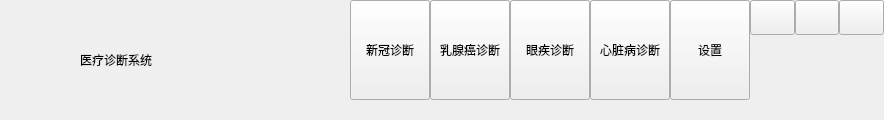
     <widget class="QWidget" name="widgetTitle" native="true">
      <property name="maximumSize">
       <size>
        <width>16777215</width>
        <height>100</height>
       </size>
      </property>
      <layout class="QGridLayout" name="gridLayout_2">
       <property name="leftMargin">
        <number>0</number>
       </property>
       <property name="topMargin">
        <number>0</number>
       </property>
       <property name="rightMargin">
        <number>0</number>
       </property>
       <property name="bottomMargin">
        <number>0</number>
       </property>
       <property name="spacing">
        <number>0</number>
       </property>
       <item row="0" column="3">
        <widget class="QWidget" name="widget_MainMenu" native="true">
         <property name="minimumSize">
          <size>
           <width>40</width>
           <height>0</height>
          </size>
         </property>
         <layout class="QHBoxLayout" name="horizontalLayout_2">
          <property name="spacing">
           <number>0</number>
          </property>
          <property name="leftMargin">
           <number>0</number>
          </property>
          <property name="topMargin">
           <number>0</number>
          </property>
          <property name="rightMargin">
           <number>0</number>
          </property>
          <property name="bottomMargin">
           <number>20</number>
          </property>
          <item>
           <widget class="QToolButton" name="btnMenu_fy">
            <property name="minimumSize">
             <size>
              <width>80</width>
              <height>100</height>
             </size>
            </property>
            <property name="maximumSize">
             <size>
              <width>80</width>
              <height>100</height>
             </size>
            </property>
            <property name="text">
             <string>新冠诊断</string>
            </property>
            <property name="icon">
             <iconset resource="icon.qrc">
              <normaloff>:/img/fy.png</normaloff>:/img/fy.png</iconset>
            </property>
            <property name="iconSize">
             <size>
              <width>25</width>
              <height>25</height>
             </size>
            </property>
            <property name="toolButtonStyle">
             <enum>Qt::ToolButtonTextUnderIcon</enum>
            </property>
           </widget>
          </item>
          <item>
           <widget class="QToolButton" name="btnMenu_rxa">
            <property name="minimumSize">
             <size>
              <width>80</width>
              <height>100</height>
             </size>
            </property>
            <property name="maximumSize">
             <size>
              <width>80</width>
              <height>16777215</height>
             </size>
            </property>
            <property name="styleSheet">
             <string notr="true">font: 75 9pt &quot;等线&quot;;</string>
            </property>
            <property name="text">
             <string>乳腺癌诊断</string>
            </property>
            <property name="icon">
             <iconset resource="icon.qrc">
              <normaloff>:/img/rxa.png</normaloff>:/img/rxa.png</iconset>
            </property>
            <property name="iconSize">
             <size>
              <width>25</width>
              <height>25</height>
             </size>
            </property>
            <property name="toolButtonStyle">
             <enum>Qt::ToolButtonTextUnderIcon</enum>
            </property>
           </widget>
          </item>
          <item>
           <widget class="QToolButton" name="btnMenu_bnz">
            <property name="minimumSize">
             <size>
              <width>80</width>
              <height>100</height>
             </size>
            </property>
            <property name="maximumSize">
             <size>
              <width>80</width>
              <height>16777215</height>
             </size>
            </property>
            <property name="styleSheet">
             <string notr="true">font: 75 9pt &quot;等线&quot;;</string>
            </property>
            <property name="text">
             <string>眼疾诊断</string>
            </property>
            <property name="icon">
             <iconset resource="icon.qrc">
              <normaloff>:/img/bnz.png</normaloff>:/img/bnz.png</iconset>
            </property>
            <property name="iconSize">
             <size>
              <width>25</width>
              <height>25</height>
             </size>
            </property>
            <property name="toolButtonStyle">
             <enum>Qt::ToolButtonTextUnderIcon</enum>
            </property>
           </widget>
          </item>
          <item>
           <widget class="QToolButton" name="btnMenu_xzb">
            <property name="minimumSize">
             <size>
              <width>80</width>
              <height>100</height>
             </size>
            </property>
            <property name="maximumSize">
             <size>
              <width>80</width>
              <height>100</height>
             </size>
            </property>
            <property name="styleSheet">
             <string notr="true">font: 75 9pt &quot;等线&quot;;</string>
            </property>
            <property name="text">
             <string>心脏病诊断</string>
            </property>
            <property name="icon">
             <iconset resource="icon.qrc">
              <normaloff>:/img/xzb.png</normaloff>:/img/xzb.png</iconset>
            </property>
            <property name="iconSize">
             <size>
              <width>25</width>
              <height>25</height>
             </size>
            </property>
            <property name="toolButtonStyle">
             <enum>Qt::ToolButtonTextUnderIcon</enum>
            </property>
           </widget>
          </item>
          <item>
           <widget class="QToolButton" name="btnMenu_setting">
            <property name="minimumSize">
             <size>
              <width>80</width>
              <height>100</height>
             </size>
            </property>
            <property name="styleSheet">
             <string notr="true">font: 75 9.5pt &quot;等线&quot;;
</string>
            </property>
            <property name="text">
             <string>设置</string>
            </property>
            <property name="icon">
             <iconset>
              <normalon>:/img/set.png</normalon>
             </iconset>
            </property>
            <property name="iconSize">
             <size>
              <width>25</width>
              <height>25</height>
             </size>
            </property>
            <property name="toolButtonStyle">
             <enum>Qt::ToolButtonTextUnderIcon</enum>
            </property>
           </widget>
          </item>
         </layout>
        </widget>
       </item>
       <item row="0" column="2">
        <spacer name="horizontalSpacer">
         <property name="orientation">
          <enum>Qt::Horizontal</enum>
         </property>
         <property name="sizeHint" stdset="0">
          <size>
           <width>20</width>
           <height>0</height>
          </size>
         </property>
        </spacer>
       </item>
       <item row="0" column="0">
        <widget class="QLabel" name="labIcon">
         <property name="minimumSize">
          <size>
           <width>80</width>
           <height>60</height>
          </size>
         </property>
         <property name="maximumSize">
          <size>
           <width>80</width>
           <height>60</height>
          </size>
         </property>
         <property name="text">
          <string/>
         </property>
         <property name="pixmap">
          <pixmap resource="icon.qrc">:/image/md.png</pixmap>
         </property>
         <property name="scaledContents">
          <bool>true</bool>
         </property>
         <property name="alignment">
          <set>Qt::AlignCenter</set>
         </property>
         <property name="indent">
          <number>-2</number>
         </property>
        </widget>
       </item>
       <item row="0" column="1">
        <widget class="QLabel" name="labTitle">
         <property name="minimumSize">
          <size>
           <width>250</width>
           <height>0</height>
          </size>
         </property>
         <property name="maximumSize">
          <size>
           <width>250</width>
           <height>16777215</height>
          </size>
         </property>
         <property name="text">
          <string>医疗诊断系统</string>
         </property>
         <property name="margin">
          <number>10</number>
         </property>
        </widget>
       </item>
       <item row="0" column="4">
        <layout class="QGridLayout" name="widget_BaseMenu">
         <property name="horizontalSpacing">
          <number>0</number>
         </property>
         <property name="verticalSpacing">
          <number>7</number>
         </property>
         <item row="0" column="1">
          <widget class="QPushButton" name="btnMenu_Max">
           <property name="enabled">
            <bool>true</bool>
           </property>
           <property name="minimumSize">
            <size>
             <width>35</width>
             <height>35</height>
            </size>
           </property>
           <property name="text">
            <string/>
           </property>
          </widget>
         </item>
         <item row="0" column="0">
          <widget class="QPushButton" name="btnMenu_Min">
           <property name="minimumSize">
            <size>
             <width>35</width>
             <height>35</height>
            </size>
           </property>
           <property name="text">
            <string/>
           </property>
          </widget>
         </item>
         <item row="0" column="2">
          <widget class="QPushButton" name="btnMenu_Close">
           <property name="minimumSize">
            <size>
             <width>35</width>
             <height>35</height>
            </size>
           </property>
           <property name="text">
            <string/>
           </property>
          </widget>
         </item>
         <item row="1" column="0" colspan="3">
          <spacer name="verticalSpacer">
           <property name="orientation">
            <enum>Qt::Vertical</enum>
           </property>
           <property name="sizeHint" stdset="0">
            <size>
             <width>134</width>
             <height>10</height>
            </size>
           </property>
          </spacer>
         </item>
        </layout>
       </item>
      </layout>
     </widget>
